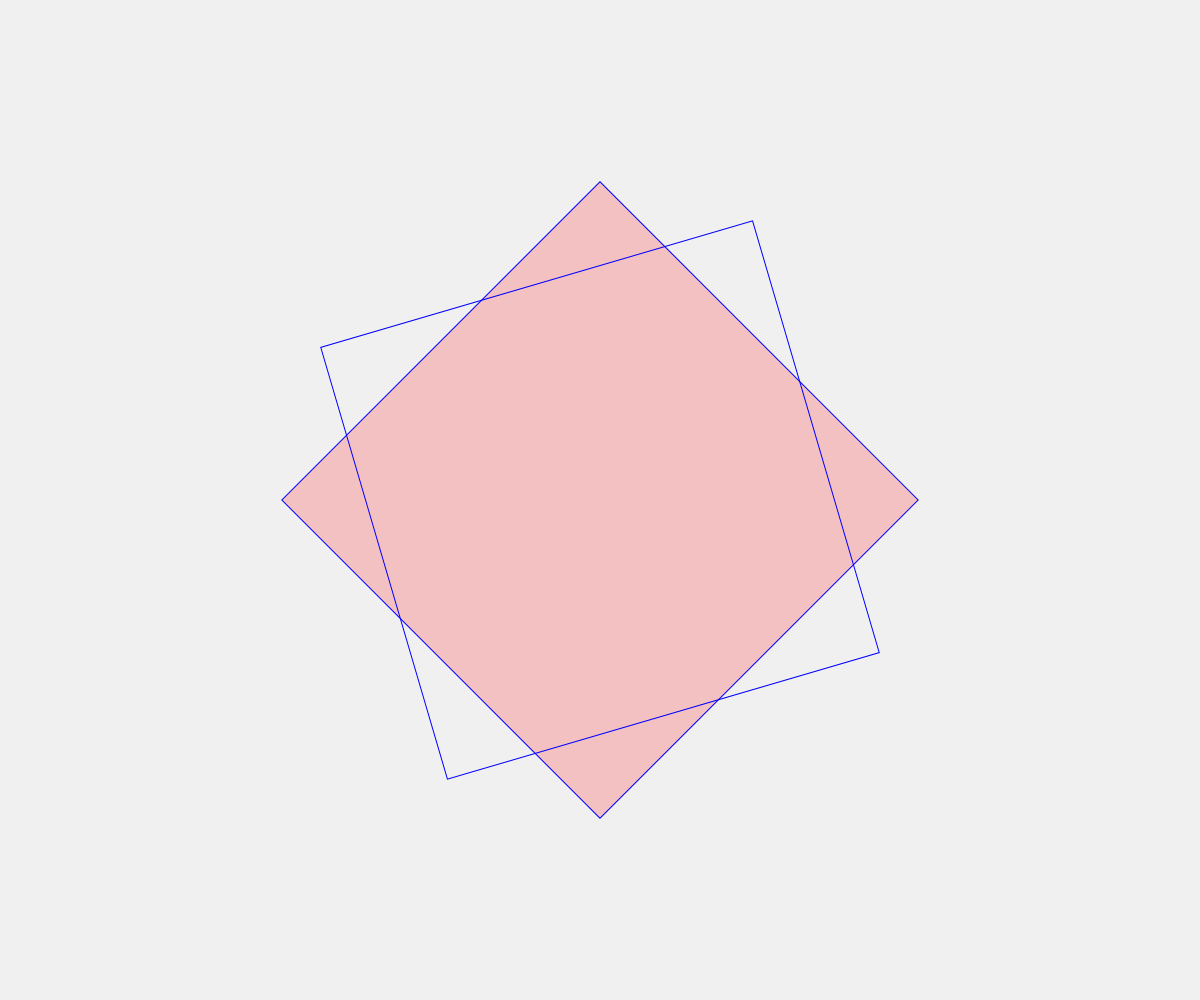
Frame 1 (no input)
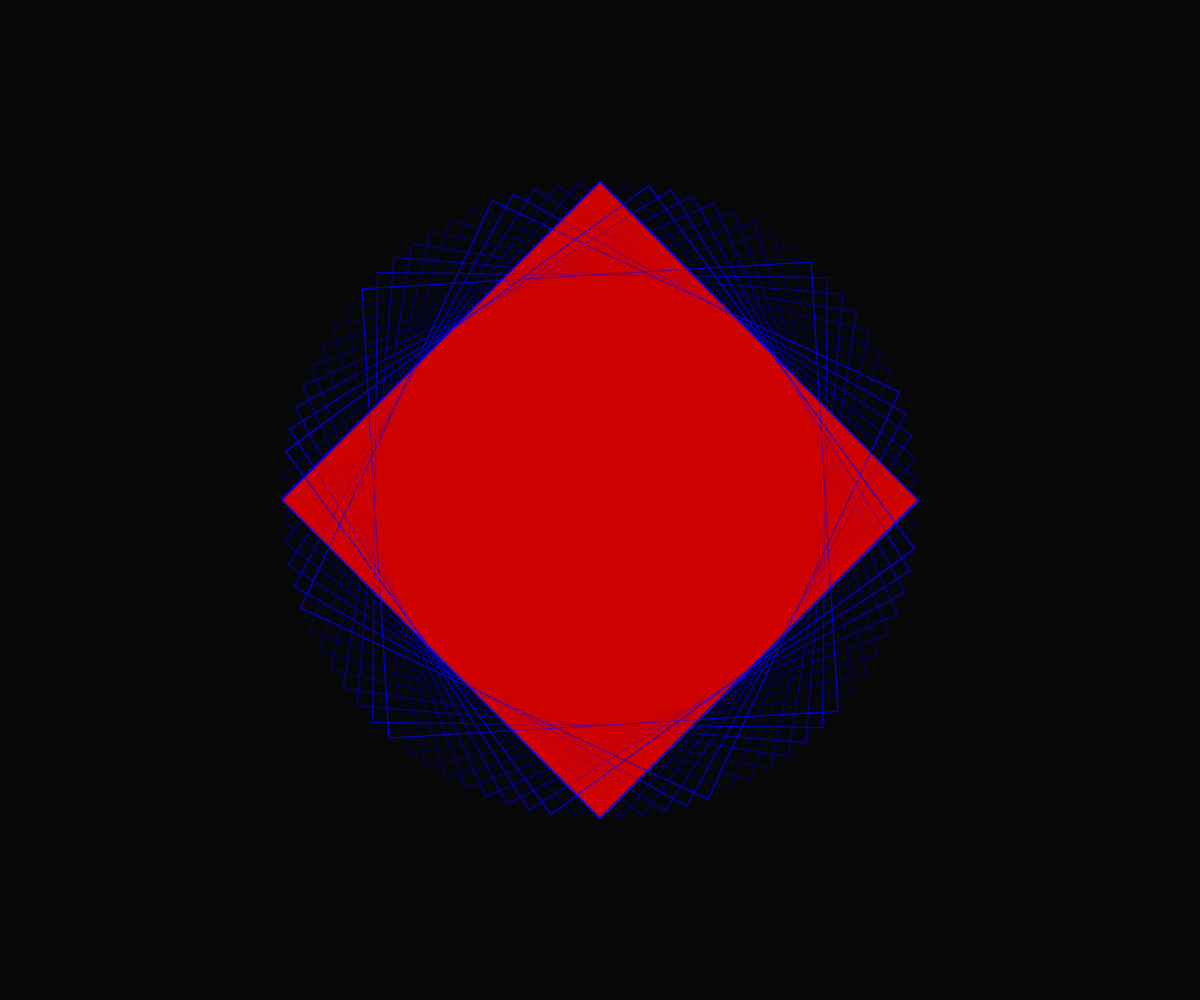
Frame 60 (no input)
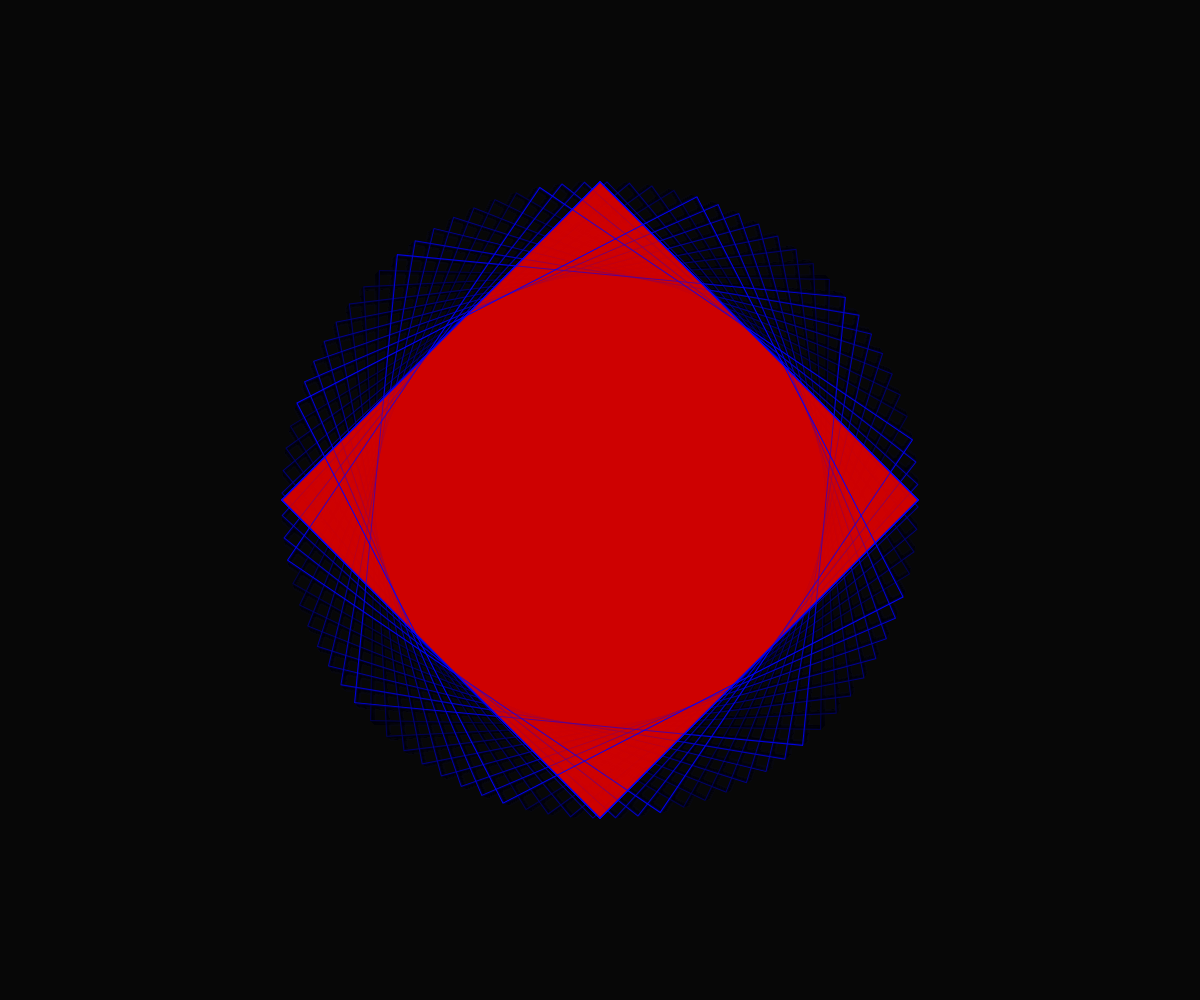
Frame 120 (the mouse pressed at the canvas centre since frame 60)

The p5.js sketch that drew these frames (run headless with seeded random() and noise() and a simulated clock; from frame 60 on, the mouse is pressed at the canvas centre):

// p5.js sketch
// ── sketch.js
function setup() {
    createCanvas(windowWidth, windowHeight);
  }
  
  function draw() {
    background(0, 15);
    stroke(0, 0, 255);
    fill(255, 0, 0, 50);
    
    // TODO: Specify the rectangle's origin point to be center
    rectMode(CENTER);
  
    // TODO: Translate rectangle to the center of canvas
    translate(width / 2, height / 2);
  
    // TODO: Rotate rectangle by a quarter pi
    rotate(QUARTER_PI);
    rect(0, 0, 450, 450); // First rectangle
  
    stroke(0, 0, 255);
    fill(255, 0);
  
    // TODO: Rotate rectangle by frameCount / 2 in radians
    rotate((frameCount / 2));
    rect(0, 0, 450, 450); // Second rectangle
  }
